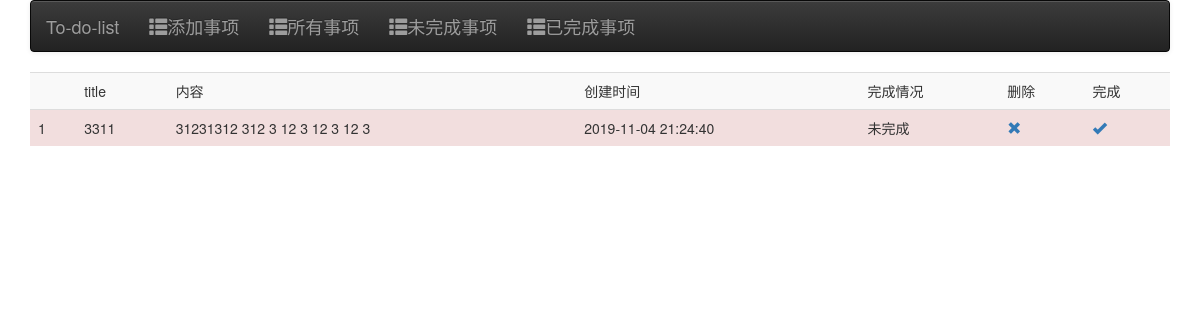
Screenshot of /uncomplete_item with the database file from the repository.
### todo_list/models.py (models this page shows, shortened)
class List(db.Model):
    _tablename_ =  'To-do-list'
    id = db.Column(db.Integer, primary_key=True)
    date = db.Column(db.DateTime, default=datetime.now, nullable=False)
    title = db.Column(db.String(250),index=True,unique=True)
    description = db.Column(db.Text,index=True)
    status = db.Column(db.String(20), index=True)
    complete_time = db.Column(db.DateTime, default=datetime.now, onupdate=datetime.now, nullable=False)
    deadline = db.Column(db.Date, nullable=False)

### todo_list/views.py (the view)
@app.route('/uncomplete_item', methods=['GET']) #未完成待办事项
def uncomplete_item():
    uncomplete_items = List.query.filter(List.status == "Uncomplete").all()
    return render_template('uncomplete_item.html', uncomplete_items = uncomplete_items)

### todo_list/templates/uncomplete_item.html (shortened to what this page needs)
{% extends 'base.html' %}
{% block content %}
<div id="todo-list" class="container">
 <table class="table table-striped">
    <th>
        <td>title</td>
        <td>内容</td>
        <td>创建时间</td>
        <td>完成情况</td>
        <td>删除</td>
        <td>完成</td>
    </th>
    {% for todo in uncomplete_items %}
    <tr class="danger">
        <td>{{ loop.index0 + 1 }}</td>
        <td>{{ todo.title }}</td>
        <td>{{ todo.description }}</td>
        <td>{{ todo.date.strftime("%Y-%m-%d %H:%M:%S") }}</td>
        {% if todo.status == "Uncomplete" %}
            <td>未完成</td>
        {% elif todo.status == "Complete" %}
            <td>已完成</td>
        {% endif %}
        <td><a href="list_item/delete_item?item_id={{todo.id}}" onClick="return confirm('sure?')"><span class="glyphicon glyphicon-remove"></span></a></td>
        {% if todo.status == "Uncomplete" %}
        <td><a href="list_item/complete_item?item_id={{todo.id}}" onClick="return confirm('sure?')"><span class="glyphicon glyphicon-ok"></span></a></td>
        {% else %}
        <td></td>
        {% endif %}
    </tr>
   {% endfor %}
 </table>
</div>
{% endblock %}

### rows the page displays
List: title "3311", description "31231312 312 3 12 3 12 3 12 3", date "2019-11-04 21:24:40", status "未完成"
